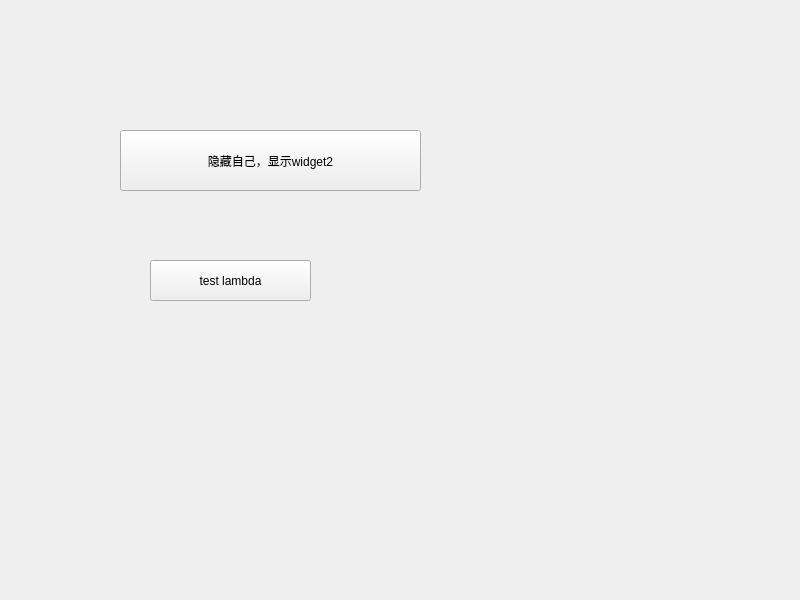
<?xml version="1.0" encoding="UTF-8"?>
<ui version="4.0">
 <class>MainWidget</class>
 <widget class="QWidget" name="MainWidget">
  <property name="geometry">
   <rect>
    <x>0</x>
    <y>0</y>
    <width>800</width>
    <height>600</height>
   </rect>
  </property>
  <property name="windowTitle">
   <string>MainWidget</string>
  </property>
  <widget class="QPushButton" name="pushButton">
   <property name="geometry">
    <rect>
     <x>120</x>
     <y>130</y>
     <width>301</width>
     <height>61</height>
    </rect>
   </property>
   <property name="text">
    <string>隐藏自己，显示widget2</string>
   </property>
  </widget>
  <widget class="QPushButton" name="pushButton_2">
   <property name="geometry">
    <rect>
     <x>150</x>
     <y>260</y>
     <width>161</width>
     <height>41</height>
    </rect>
   </property>
   <property name="text">
    <string>test lambda</string>
   </property>
  </widget>
  <widget class="QLabel" name="label">
   <property name="geometry">
    <rect>
     <x>400</x>
     <y>250</y>
     <width>251</width>
     <height>61</height>
    </rect>
   </property>
   <property name="autoFillBackground">
    <bool>false</bool>
   </property>
   <property name="text">
    <string/>
   </property>
  </widget>
 </widget>
 <resources/>
 <connections/>
</ui>
